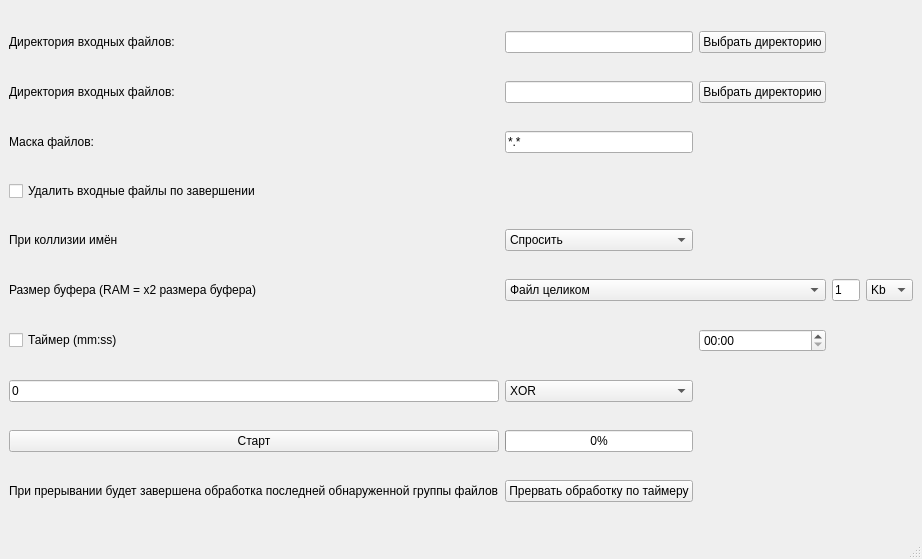
<?xml version="1.0" encoding="UTF-8"?>
<ui version="4.0">
 <class>MainWindow</class>
 <widget class="QMainWindow" name="MainWindow">
  <property name="enabled">
   <bool>true</bool>
  </property>
  <property name="geometry">
   <rect>
    <x>0</x>
    <y>0</y>
    <width>922</width>
    <height>559</height>
   </rect>
  </property>
  <property name="acceptDrops">
   <bool>true</bool>
  </property>
  <property name="windowTitle">
   <string>CalibriTestProj</string>
  </property>
  <widget class="QWidget" name="centralwidget">
   <layout class="QGridLayout" name="gridLayout">
    <item row="2" column="2">
     <widget class="QPushButton" name="pushButtonChooseOutputDirectory">
      <property name="text">
       <string>Выбрать директорию</string>
      </property>
     </widget>
    </item>
    <item row="7" column="4">
     <widget class="QComboBox" name="comboBoxBufSizeType">
      <item>
       <property name="text">
        <string>Kb</string>
       </property>
      </item>
      <item>
       <property name="text">
        <string>Mb</string>
       </property>
      </item>
      <item>
       <property name="text">
        <string>Gb</string>
       </property>
      </item>
     </widget>
    </item>
    <item row="9" column="1">
     <widget class="QComboBox" name="comboBoxOperation">
      <item>
       <property name="text">
        <string>XOR</string>
       </property>
      </item>
      <item>
       <property name="text">
        <string>OR</string>
       </property>
      </item>
      <item>
       <property name="text">
        <string>AND</string>
       </property>
      </item>
     </widget>
    </item>
    <item row="2" column="1">
     <widget class="QLineEdit" name="lineEditOutputPath">
      <property name="text">
       <string/>
      </property>
     </widget>
    </item>
    <item row="4" column="1">
     <widget class="QLineEdit" name="lineEditFileMask">
      <property name="text">
       <string>*.*</string>
      </property>
     </widget>
    </item>
    <item row="5" column="0">
     <widget class="QCheckBox" name="checkBoxDeleteInputFiles">
      <property name="text">
       <string>Удалить входные файлы по завершении</string>
      </property>
     </widget>
    </item>
    <item row="6" column="0">
     <widget class="QLabel" name="labelNameCollision">
      <property name="text">
       <string>При коллизии имён</string>
      </property>
     </widget>
    </item>
    <item row="10" column="0">
     <widget class="QPushButton" name="pushButtonStart">
      <property name="text">
       <string>Старт</string>
      </property>
     </widget>
    </item>
    <item row="7" column="1" colspan="2">
     <widget class="QComboBox" name="comboBoxBufSize">
      <item>
       <property name="text">
        <string>Файл целиком</string>
       </property>
      </item>
      <item>
       <property name="text">
        <string>Указать вручную</string>
       </property>
      </item>
     </widget>
    </item>
    <item row="4" column="0">
     <widget class="QLabel" name="labelFileMask">
      <property name="text">
       <string>Маска файлов:</string>
      </property>
     </widget>
    </item>
    <item row="10" column="1">
     <widget class="QProgressBar" name="progressBarConvertation">
      <property name="value">
       <number>0</number>
      </property>
     </widget>
    </item>
    <item row="11" column="0">
     <widget class="QLabel" name="labelInfoAboutStop">
      <property name="text">
       <string>При прерывании будет завершена обработка последней обнаруженной группы файлов</string>
      </property>
     </widget>
    </item>
    <item row="11" column="1">
     <widget class="QPushButton" name="pushButtonStopTimer">
      <property name="text">
       <string>Прервать обработку по таймеру</string>
      </property>
     </widget>
    </item>
    <item row="6" column="1">
     <widget class="QComboBox" name="comboBoxCollision">
      <item>
       <property name="text">
        <string>Спросить</string>
       </property>
      </item>
      <item>
       <property name="text">
        <string>Счётчик к имени файла</string>
       </property>
      </item>
      <item>
       <property name="text">
        <string>Перезаписать</string>
       </property>
      </item>
      <item>
       <property name="text">
        <string>Пропустить</string>
       </property>
      </item>
     </widget>
    </item>
    <item row="8" column="2">
     <widget class="QTimeEdit" name="timeEditInputPathCheck">
      <property name="displayFormat">
       <string>mm:ss</string>
      </property>
     </widget>
    </item>
    <item row="7" column="0">
     <widget class="QLabel" name="labelBufSize">
      <property name="text">
       <string>Размер буфера (RAM = x2 размера буфера)</string>
      </property>
     </widget>
    </item>
    <item row="0" column="1">
     <widget class="QLineEdit" name="lineEditInputPath">
      <property name="text">
       <string/>
      </property>
     </widget>
    </item>
    <item row="8" column="0">
     <widget class="QCheckBox" name="checkBoxTimer">
      <property name="text">
       <string>Таймер (mm:ss)</string>
      </property>
     </widget>
    </item>
    <item row="7" column="3">
     <widget class="QLineEdit" name="lineEditBufSize">
      <property name="enabled">
       <bool>true</bool>
      </property>
      <property name="text">
       <string>1</string>
      </property>
      <property name="placeholderText">
       <string/>
      </property>
     </widget>
    </item>
    <item row="2" column="0">
     <widget class="QLabel" name="labelOutputFileDirectory">
      <property name="text">
       <string>Директория входных файлов:</string>
      </property>
     </widget>
    </item>
    <item row="0" column="2">
     <widget class="QPushButton" name="pushButtonChooseInputDirectory">
      <property name="text">
       <string>Выбрать директорию</string>
      </property>
     </widget>
    </item>
    <item row="0" column="0">
     <widget class="QLabel" name="labelInputFileDirectory">
      <property name="text">
       <string>Директория входных файлов:</string>
      </property>
     </widget>
    </item>
    <item row="9" column="0">
     <widget class="QLineEdit" name="lineEditNumber">
      <property name="text">
       <string>0</string>
      </property>
      <property name="placeholderText">
       <string/>
      </property>
     </widget>
    </item>
    <item row="10" column="2" colspan="2">
     <widget class="QLabel" name="labelFileCounter">
      <property name="text">
       <string/>
      </property>
     </widget>
    </item>
   </layout>
  </widget>
  <widget class="QMenuBar" name="menubar">
   <property name="geometry">
    <rect>
     <x>0</x>
     <y>0</y>
     <width>922</width>
     <height>21</height>
    </rect>
   </property>
  </widget>
  <widget class="QStatusBar" name="statusbar"/>
 </widget>
 <resources/>
 <connections/>
</ui>
